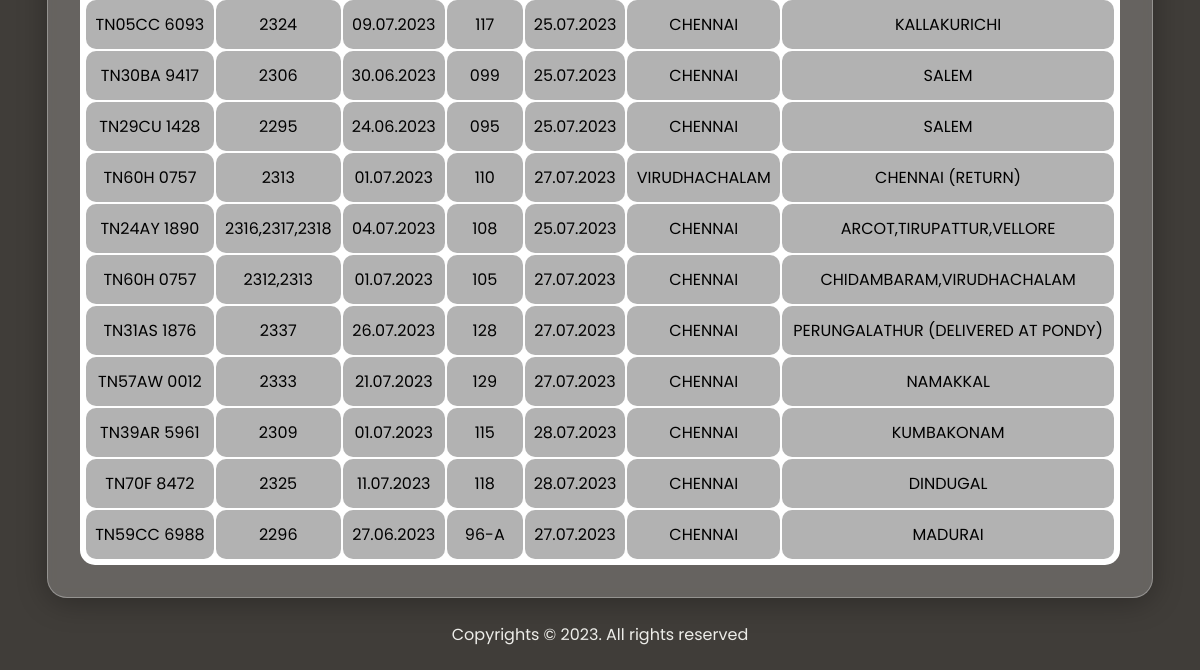
The app's page /vehicle-report/ (lower part), older data.
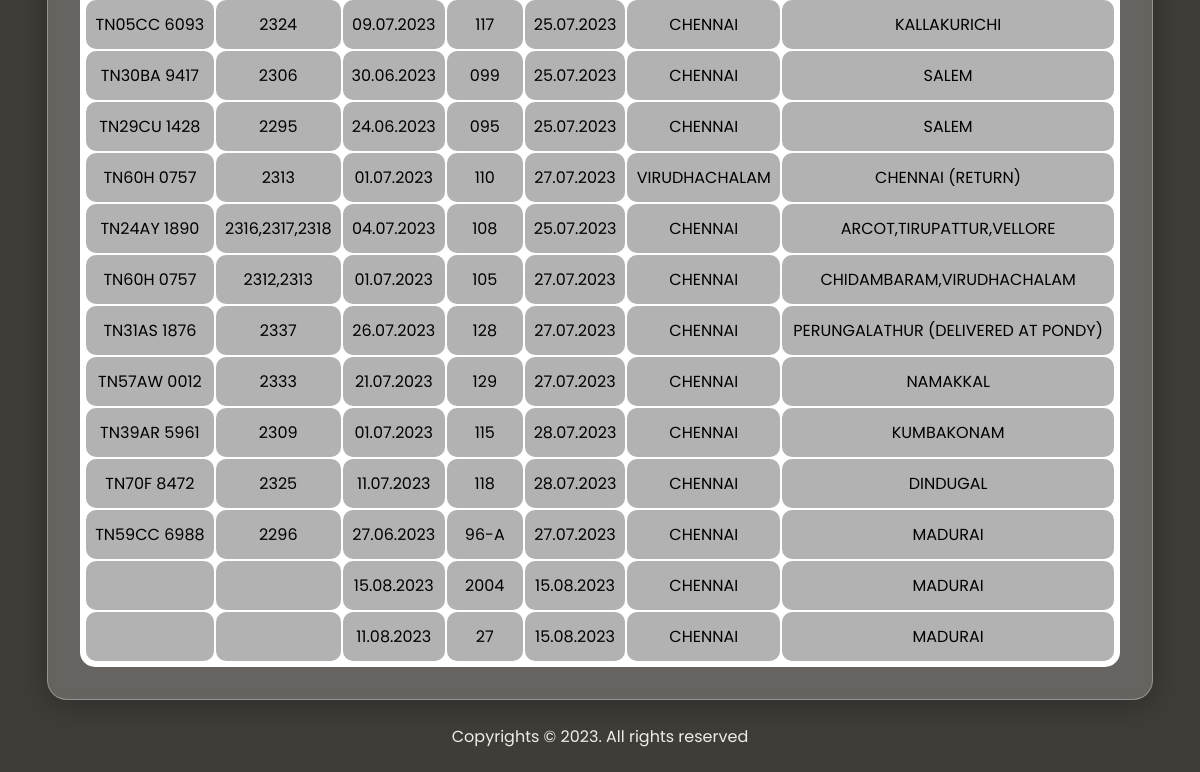
The same page, newer data.
### frontend/models.py (models this page shows)
class Bill(models.Model):
    bill_no = models.CharField(
        primary_key=True, null=False, blank=False, max_length=10)
    bill_date = models.DateField()
    from_field = models.CharField(blank=False, max_length=150)
    to_field = models.CharField(blank=False, max_length=150)
    customer_name = models.CharField(blank=False, max_length=150)
    customer_address_line_1 = models.TextField(blank=False, max_length=150)
    customer_address_line_2 = models.TextField(blank=True, max_length=150)
    customer_address_line_3 = models.TextField(blank=True, max_length=150)
    lr_no = models.CharField(max_length=150)
    lr_date = models.DateField(blank=True)
    invoice_no = models.CharField(max_length=150)
    truck_no = models.CharField(max_length=150)
    container_no = models.CharField(max_length=150)
    be_no = models.CharField(max_length=150)
    freight_charges = models.IntegerField(default=0)
    hamali_charges = models.IntegerField(default=0)
    halting_charges = models.IntegerField(default=0)
    weight_charges = models.IntegerField(default=0)
    bill_exchange_charges = models.IntegerField(default=0)
    total = models.IntegerField(default=0)

### frontend/views.py (the view)
# urls.py: path('vehicle-report/', get_vehicle_report),
def get_vehicle_report(request):
    bills = Bill.objects.all()
    myFilter = VehicleFilter(request.GET, queryset=bills)
    bills = myFilter.qs
    return render(request, 'frontend/vehicle_report.html', {'bills': bills, 'myFilter': myFilter})

### frontend/templates/frontend/vehicle_report.html (shortened to what this page needs)
{% load static %} {% load dict_parser %}
<!DOCTYPE html>
<html lang="en">
  <head>
    <link rel="stylesheet" href={% static 'frontend/vehicle-report.css' %} >
  </head>
  <body>
    <div class="main-container">
      <div class="bill-list">
        {% if bills %}
        <table class="tbl">
          <tbody>
            {% for bill in bills %}
            <tr>
              <td>{{ bill.truck_no }}</td>
              <td>{{ bill.lr_no }}</td>
              <td>{{ bill.lr_date|date:"d.m.Y" }}</td>
              <td>{{ bill.bill_no }}</td>
              <td>{{ bill.bill_date|date:"d.m.Y" }}</td>
              <td>{{ bill.from_field }}</td>
              <td>{{ bill.to_field }}</td>
            </tr>
            {% endfor %}
          </tbody>
        </table>
        {% else %}
        <div class="no-data">No Bills Found.</div>
        {% endif %}
      </div>
    </div>
    <div class="copyright">Copyrights © 2023. All rights reserved</div>
  </body>
</html>

Row changes from the older to the newer data that the page shows:
added Bill: lr_date "15.08.2023", bill_no "2004", bill_date "15.08.2023", from_field "CHENNAI", to_field "MADURAI"
added Bill: lr_date "11.08.2023", bill_no "27", bill_date "15.08.2023", from_field "CHENNAI", to_field "MADURAI"
